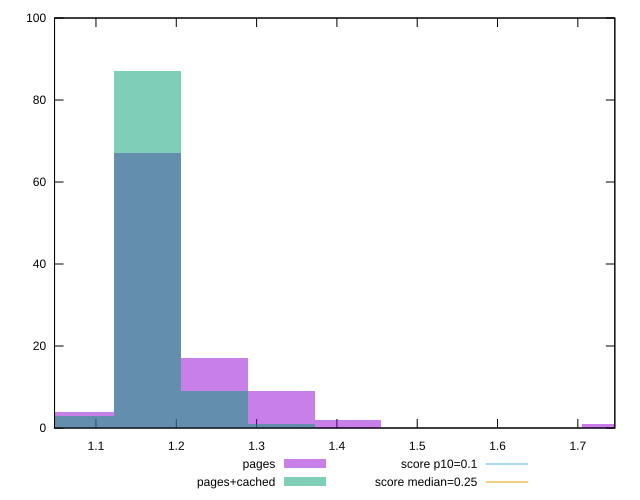

The gnuplot source for this figure:
reset

$pages <<EOF
1.3307602932745377 9
1.1644152566152206 67
1.2475877749448792 17
1.0812427382855618 4
1.4139328116041963 2
1.7466228849228307 1
EOF

$pagesCached <<EOF
1.3307602932745377 1
1.1644152566152206 87
1.0812427382855618 3
1.2475877749448792 9
EOF

set key outside below
set boxwidth 0.0831725183296586
set xrange [1.0484101816813152:1.746048472086589]
set yrange [0:100]
set trange [0:100]
set style fill transparent solid 0.5 noborder

set parametric
set terminal svg size 640, 500 enhanced background rgb 'white'
set output "report_00021_2021-02-20T09:16:39.615Z/cumulative-layout-shift/comparison/histogram/0_vs_1.svg"

plot $pages title "pages" with boxes, \
     $pagesCached title "pages+cached" with boxes, \
     0.1,t title "score p10=0.1", \
     0.25,t title "score median=0.25"

reset
